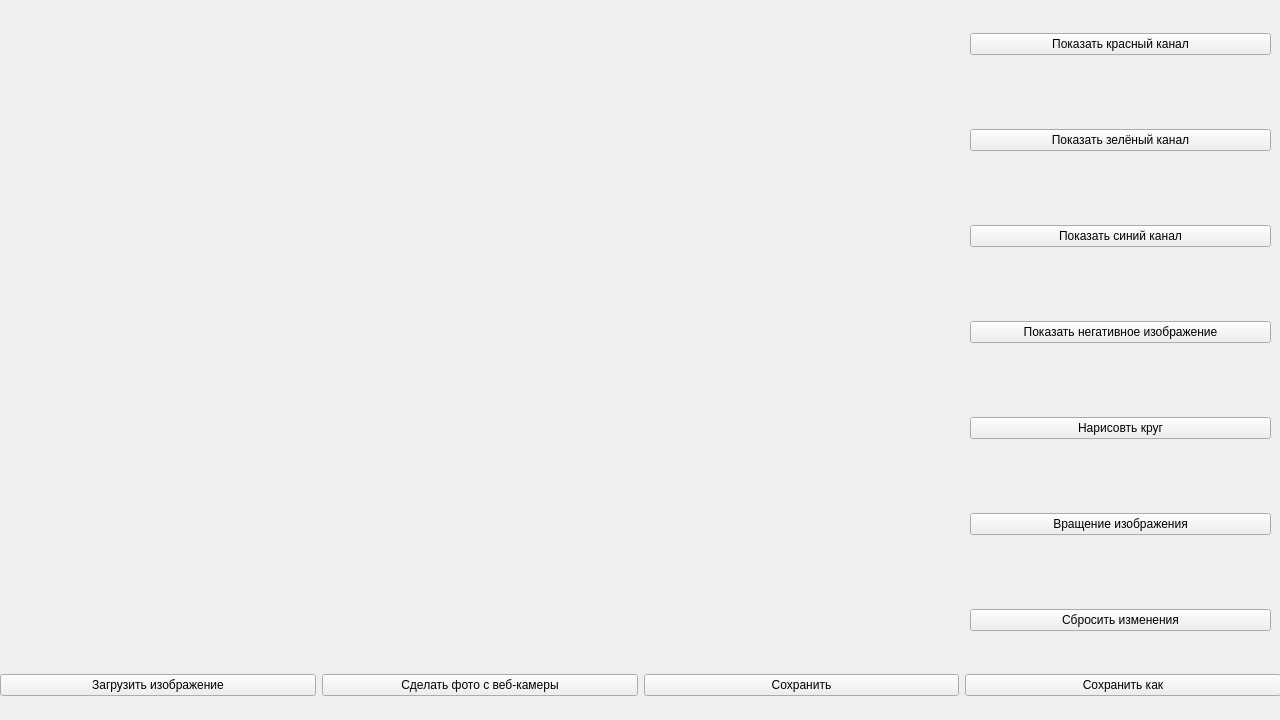
<?xml version="1.0" encoding="UTF-8"?>
<ui version="4.0">
 <class>MainWindow</class>
 <widget class="QMainWindow" name="MainWindow">
  <property name="geometry">
   <rect>
    <x>0</x>
    <y>0</y>
    <width>1280</width>
    <height>720</height>
   </rect>
  </property>
  <property name="windowTitle">
   <string>MainWindow</string>
  </property>
  <widget class="QWidget" name="centralwidget">
   <widget class="QWidget" name="horizontalLayoutWidget">
    <property name="geometry">
     <rect>
      <x>0</x>
      <y>670</y>
      <width>1281</width>
      <height>31</height>
     </rect>
    </property>
    <layout class="QHBoxLayout" name="horizontalLayout_3">
     <item>
      <widget class="QPushButton" name="loadButton">
       <property name="text">
        <string>Загрузить изображение</string>
       </property>
      </widget>
     </item>
     <item>
      <widget class="QPushButton" name="captureButton">
       <property name="text">
        <string>Сделать фото с веб-камеры</string>
       </property>
      </widget>
     </item>
     <item>
      <widget class="QPushButton" name="saveButton">
       <property name="text">
        <string>Сохранить</string>
       </property>
      </widget>
     </item>
     <item>
      <widget class="QPushButton" name="saveAsButton">
       <property name="text">
        <string>Сохранить как</string>
       </property>
      </widget>
     </item>
    </layout>
   </widget>
   <widget class="QWidget" name="verticalLayoutWidget">
    <property name="geometry">
     <rect>
      <x>970</x>
      <y>0</y>
      <width>301</width>
      <height>671</height>
     </rect>
    </property>
    <layout class="QVBoxLayout" name="verticalLayout_4" stretch="0,0,0,0,0,0,0">
     <property name="spacing">
      <number>41</number>
     </property>
     <property name="sizeConstraint">
      <enum>QLayout::SetDefaultConstraint</enum>
     </property>
     <item>
      <widget class="QPushButton" name="showRedChanelButton">
       <property name="text">
        <string>Показать красный канал</string>
       </property>
      </widget>
     </item>
     <item>
      <widget class="QPushButton" name="showGreenChanelButton">
       <property name="text">
        <string>Показать зелёный канал</string>
       </property>
      </widget>
     </item>
     <item>
      <widget class="QPushButton" name="showBlueChanelButton">
       <property name="text">
        <string>Показать синий канал</string>
       </property>
      </widget>
     </item>
     <item>
      <widget class="QPushButton" name="showNegativeButton">
       <property name="text">
        <string>Показать негативное изображение</string>
       </property>
      </widget>
     </item>
     <item>
      <widget class="QPushButton" name="drowCircleButton">
       <property name="text">
        <string>Нарисовть круг</string>
       </property>
      </widget>
     </item>
     <item>
      <widget class="QPushButton" name="rotateButton">
       <property name="text">
        <string>Вращение изображения</string>
       </property>
      </widget>
     </item>
     <item>
      <widget class="QPushButton" name="resetButton">
       <property name="text">
        <string>Сбросить изменения</string>
       </property>
      </widget>
     </item>
    </layout>
   </widget>
   <widget class="QLabel" name="image">
    <property name="geometry">
     <rect>
      <x>0</x>
      <y>0</y>
      <width>961</width>
      <height>641</height>
     </rect>
    </property>
    <property name="layoutDirection">
     <enum>Qt::LeftToRight</enum>
    </property>
    <property name="text">
     <string/>
    </property>
   </widget>
   <widget class="QLabel" name="shapeLabel">
    <property name="geometry">
     <rect>
      <x>10</x>
      <y>640</y>
      <width>951</width>
      <height>21</height>
     </rect>
    </property>
    <property name="text">
     <string/>
    </property>
   </widget>
  </widget>
  <widget class="QMenuBar" name="menubar">
   <property name="geometry">
    <rect>
     <x>0</x>
     <y>0</y>
     <width>1280</width>
     <height>18</height>
    </rect>
   </property>
  </widget>
 </widget>
 <resources/>
 <connections/>
</ui>
